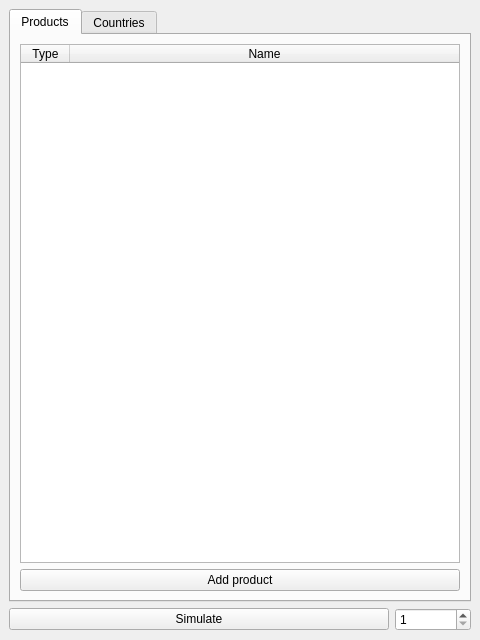
<?xml version="1.0" encoding="UTF-8"?>
<ui version="4.0">
 <class>Main</class>
 <widget class="QMainWindow" name="Main">
  <property name="geometry">
   <rect>
    <x>0</x>
    <y>0</y>
    <width>480</width>
    <height>640</height>
   </rect>
  </property>
  <property name="minimumSize">
   <size>
    <width>240</width>
    <height>320</height>
   </size>
  </property>
  <property name="windowTitle">
   <string>Simulation</string>
  </property>
  <widget class="QWidget" name="centralwidget">
   <layout class="QVBoxLayout" name="verticalLayout_2">
    <item>
     <widget class="QTabWidget" name="tabWidget">
      <property name="currentIndex">
       <number>0</number>
      </property>
      <widget class="QWidget" name="Products">
       <attribute name="title">
        <string>Products</string>
       </attribute>
       <layout class="QVBoxLayout" name="verticalLayout">
        <item>
         <widget class="QTableWidget" name="productsWidget">
          <property name="editTriggers">
           <set>QAbstractItemView::NoEditTriggers</set>
          </property>
          <property name="columnCount">
           <number>2</number>
          </property>
          <attribute name="horizontalHeaderDefaultSectionSize">
           <number>49</number>
          </attribute>
          <attribute name="horizontalHeaderStretchLastSection">
           <bool>true</bool>
          </attribute>
          <column>
           <property name="text">
            <string>Type</string>
           </property>
          </column>
          <column>
           <property name="text">
            <string>Name</string>
           </property>
          </column>
         </widget>
        </item>
        <item>
         <widget class="QPushButton" name="addProductButton">
          <property name="text">
           <string>Add product</string>
          </property>
         </widget>
        </item>
       </layout>
      </widget>
      <widget class="QWidget" name="Countries">
       <attribute name="title">
        <string>Countries</string>
       </attribute>
       <layout class="QVBoxLayout" name="verticalLayout_3">
        <item>
         <widget class="QTableWidget" name="countriesWidget">
          <property name="editTriggers">
           <set>QAbstractItemView::NoEditTriggers</set>
          </property>
          <property name="columnCount">
           <number>2</number>
          </property>
          <attribute name="horizontalHeaderDefaultSectionSize">
           <number>49</number>
          </attribute>
          <attribute name="horizontalHeaderStretchLastSection">
           <bool>true</bool>
          </attribute>
          <column>
           <property name="text">
            <string>Type</string>
           </property>
          </column>
          <column>
           <property name="text">
            <string>Name</string>
           </property>
          </column>
         </widget>
        </item>
        <item>
         <widget class="QPushButton" name="addCountryButton">
          <property name="text">
           <string>Add country</string>
          </property>
         </widget>
        </item>
       </layout>
      </widget>
     </widget>
    </item>
    <item>
     <layout class="QHBoxLayout" name="horizontalLayout">
      <item>
       <widget class="QPushButton" name="simulateButton">
        <property name="sizePolicy">
         <sizepolicy hsizetype="Minimum" vsizetype="Fixed">
          <horstretch>5</horstretch>
          <verstretch>0</verstretch>
         </sizepolicy>
        </property>
        <property name="text">
         <string>Simulate</string>
        </property>
       </widget>
      </item>
      <item>
       <widget class="QSpinBox" name="yearsBox">
        <property name="sizePolicy">
         <sizepolicy hsizetype="Minimum" vsizetype="Fixed">
          <horstretch>1</horstretch>
          <verstretch>0</verstretch>
         </sizepolicy>
        </property>
        <property name="specialValueText">
         <string/>
        </property>
        <property name="suffix">
         <string/>
        </property>
        <property name="minimum">
         <number>1</number>
        </property>
        <property name="maximum">
         <number>999</number>
        </property>
       </widget>
      </item>
     </layout>
    </item>
   </layout>
  </widget>
 </widget>
 <resources/>
 <connections/>
</ui>
